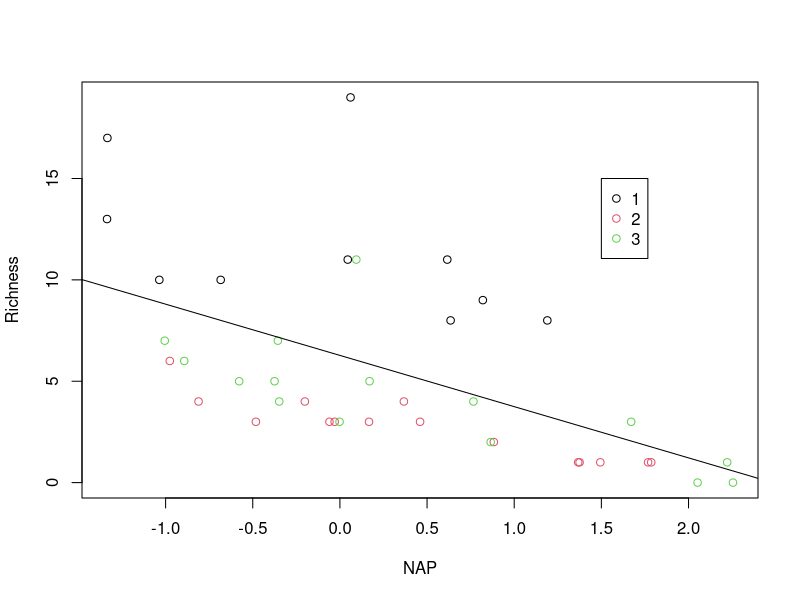

Write R code to recreate this figure.
## ---- chunk 1
knitr::opts_chunk$set(echo = TRUE)
## ---- chunk 2
# Load data by week
rikz.data.1 <- read.csv("../../../data/raw_data/RIKZ_1.csv")
rikz.data.2 <- read.csv("../../../data/raw_data/RIKZ_2.csv")
rikz.data.3 <- read.csv("../../../data/raw_data/RIKZ_3.csv")

# Combine data together
rikz.data <- rbind(rikz.data.1, rikz.data.2, rikz.data.3)
test.week.length <- table(rikz.data$week)
## ---- chunk 3
lm.out <- lm(Richness~NAP, data = rikz.data)
summary(lm.out)
## ---- chunk 4
## Step 3. Plot results
plot(rikz.data$NAP, rikz.data$Richness,
     xlab = "NAP", ylab = "Richness", col=rikz.data$week)
abline(lm.out)
legend(1.5,15,unique(rikz.data$week), col=1:length(rikz.data$week),pch=1)
